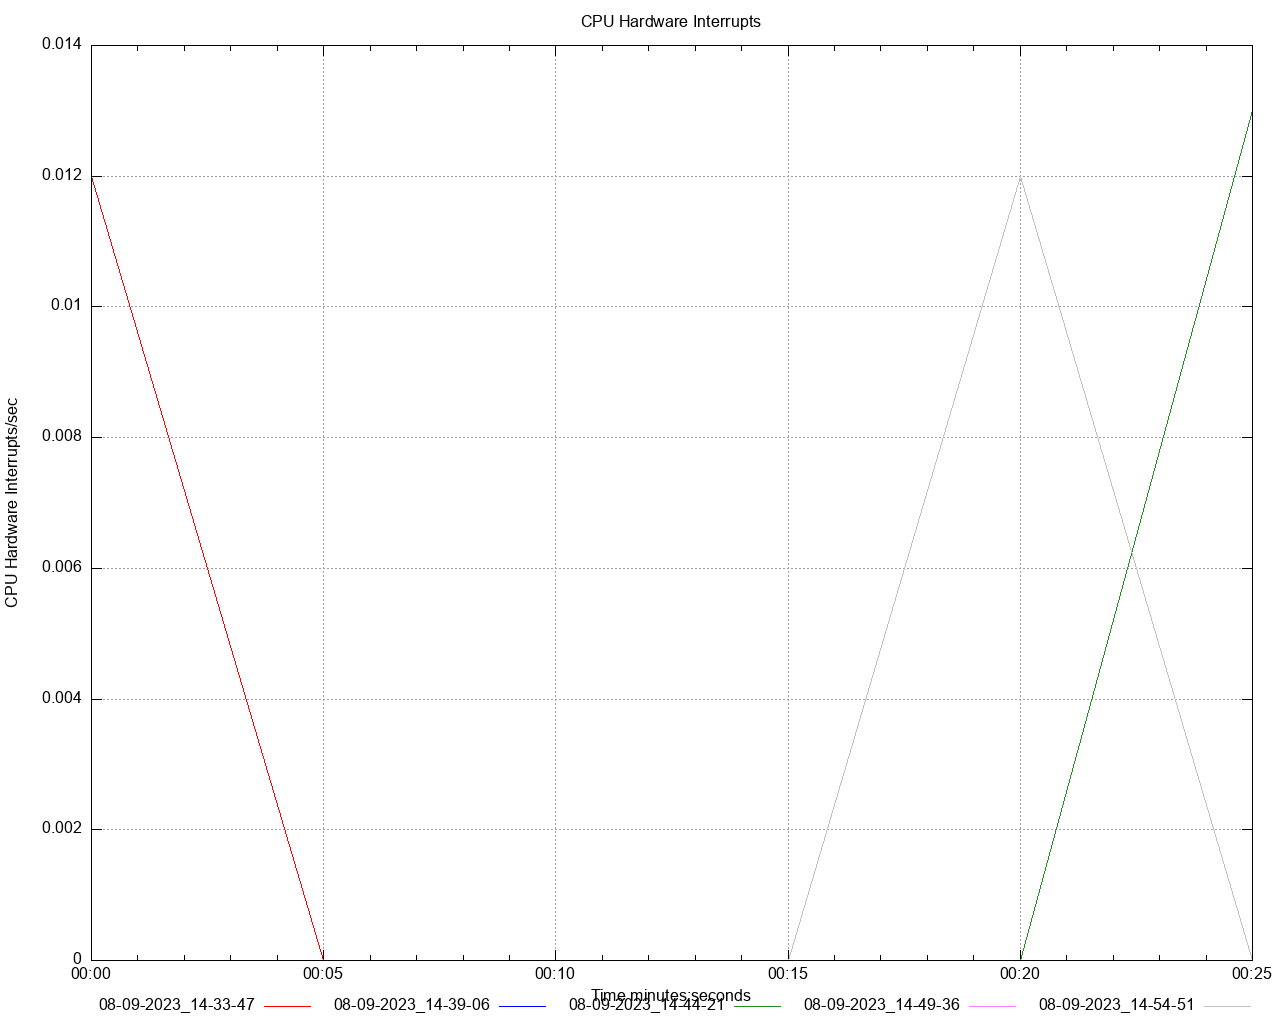

Source code (gnuplot):
set title 'CPU Hardware Interrupts' noenhanced
set style data lines
set datafile separator ","
set terminal png size 1280,1024
set grid
set key below
set xdata time
set timefmt "%s"
offset = 0
t0(x)=(offset=($0==0) ? x : offset, x - offset)
set xlabel 'Time minutes:seconds'
set ylabel 'CPU Hardware Interrupts/sec'
set output '/Users/gbarnett/git/hazelcast-simulator/atomiclong-3node-member/atomicreference/dstat/cpu_hardware_interrupts_A6.png'
plot \
   '/Users/gbarnett/git/hazelcast-simulator/atomiclong-3node-member/atomicreference/data/cpu_hardware_interrupts_A6_1.data' using (t0(timecolumn(1))):2 title "08-09-2023_14-33-47" noenhanced lt rgb "red", \
   '/Users/gbarnett/git/hazelcast-simulator/atomiclong-3node-member/atomicreference/data/cpu_hardware_interrupts_A6_2.data' using (t0(timecolumn(1))):2 title "08-09-2023_14-39-06" noenhanced lt rgb "blue", \
   '/Users/gbarnett/git/hazelcast-simulator/atomiclong-3node-member/atomicreference/data/cpu_hardware_interrupts_A6_3.data' using (t0(timecolumn(1))):2 title "08-09-2023_14-44-21" noenhanced lt rgb "forest-green", \
   '/Users/gbarnett/git/hazelcast-simulator/atomiclong-3node-member/atomicreference/data/cpu_hardware_interrupts_A6_4.data' using (t0(timecolumn(1))):2 title "08-09-2023_14-49-36" noenhanced lt rgb "orchid", \
   '/Users/gbarnett/git/hazelcast-simulator/atomiclong-3node-member/atomicreference/data/cpu_hardware_interrupts_A6_5.data' using (t0(timecolumn(1))):2 title "08-09-2023_14-54-51" noenhanced lt rgb "grey", \
